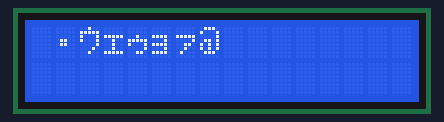
A sketch run on a simulated Arduino Mega 2560, built with avr-gcc and run on an emulated ATmega2560. Shown: 16×2 character LCD. Wiring (inferred from the signals the program sends): character LCD (HD44780): RS pin 60; R/W pin 63; E pin 64; data pin 54, pin 55, pin 56, pin 57, pin 58, pin 59, pin 61, pin 62. What the sketch prints to the serial monitor is not drawn.

Above: at 6.6 s.
At 8.6 s:
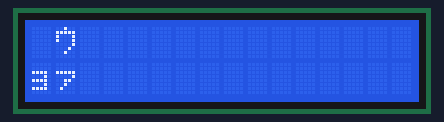

The sketch:

Test_Screen.ino
```cpp
/*
  Author: Ellis Hobby
  Info:
    > Tests different LCD functions
    > draws zig zag start pattern
    > tests EOL handling
    > simulates clock/fan info display
*/

#include "screen.h"


LCD lcd;

void setup() {

  Serial.begin(9600);
  _delay_ms(100);

  Serial.println("LCD Test.....");
  Serial.println("Printing test lines");
  _delay_ms(1000);

  lcd.init();
}

void loop() {

  drawZigZag();
  testEOL();
  testStringFormat();
}


void drawZigZag(void) {

  for(uint8_t i=0; i < END_LINE_ONE; i=i+2) {

    lcd.gotoPosition(i);
    lcd.write("*");
    _delay_ms(200);

    lcd.gotoPosition(i+17);
    lcd.write("*");
    _delay_ms(200);
  }

  _delay_ms(2000);
  lcd.clear();
  lcd.home();
}


void testEOL(void) {

  lcd.write("Testing\nEOL");
  _delay_ms(2000);
  lcd.clear();
  lcd.home();

  lcd.write("Is it\nworking???");
  _delay_ms(2000);
  lcd.clear();
  lcd.home();
}


void testStringFormat(void) {

  char buffer[50];
  char sec_buff[3];
  char min_buff[3];
  char hr_buff[3];

  uint8_t min = 8;
  uint8_t hr  = 7;
  const char* dir = "CW ";
  const char* speed = "MAX";

  for(uint8_t sec=0; sec < 60; sec++) {

    if (sec < 10) {
      sprintf(sec_buff, "0%u", sec);
    }
    else {
      sprintf(sec_buff, "%u", sec);
    }
    if (min < 10) {
      sprintf(min_buff, "0%u", min);
    }
    else {
      sprintf(min_buff, "%u", min);
    }
    if (hr < 10) {
      sprintf(hr_buff, "0%u", hr);
    }
    else {
      sprintf(hr_buff, "%u", hr);
    }

    sprintf(buffer, "%s:%s:%s", hr_buff, min_buff, sec_buff);
    lcd.gotoLineOne();
    lcd.write(buffer);

    sprintf(buffer, "R:%s", dir);
    lcd.gotoPosition(END_LINE_ONE - strlen(buffer) + 1);
    lcd.write(buffer);

    sprintf(buffer, "S:%s", speed);
    lcd.gotoPosition(END_LINE_TWO - strlen(buffer) + 1);
    lcd.write(buffer);

    _delay_ms(1000);
  }
  _delay_ms(1000);
  lcd.clear();
  lcd.home();
}
```

screen.cpp
```cpp
/*
  Author: Ellis Hobby
  Info:
    > LCD class definitions
*/
#include "screen.h"


void LCD::init(void) {

  // set data port, 8-bit
  DATA_DDR  = 0xFF;
  DATA_PORT =  0;

  // set register select
  RS_DDR  |= (1 << RS_BIT);
  RS_PORT &= ~(1 << RS_BIT);

  // set enable ouput
  EN_DDR  |= (1 << EN_BIT);
  EN_PORT &= ~(1 << EN_BIT);

  // set r/w ouput
  RW_DDR  |= (1 << RW_BIT);
  RW_PORT &= ~(1 << RW_BIT);

  // warm up
  _delay_ms(100);

  clear();
  home();
  entryIncrement();
  cursorOff();
  blinkOff();
  screenOn();
  formatTwoLine();
  fontSize5x8();
}


/*-----------------------------

      writing instructions

-----------------------------*/
void LCD::_command(uint8_t data) {

  // register select low to send instruction
  RS_PORT &= ~(1 << RS_BIT);

  // set data pins, strobe enable
  DATA_PORT = data;
  EN_PORT |= (1 << EN_BIT);
  EN_PORT &= ~(1 << EN_BIT);
  _delay_ms(2);

  // register select high for normal writes
  RS_PORT |= (1 << RS_BIT);
}


/*-----------------------------

      clear screen instruction

-----------------------------*/
void LCD::clear(void) {
  _command(LCD_CLEAR);
}


/*-----------------------------

      go home instruction

-----------------------------*/
void LCD::home(void) {
  _ddram.address = START_LINE_ONE;
  _command(LCD_HOME);
}


/*-----------------------------

      entry control

  -----------------------------*/
void LCD::entryIncrement(void) {
  _entry.increment = INCREMENT;
  _command(_entry.instruction);
}

void LCD::entryDecrement(void) {
  _entry.increment = DECREMENT;
  _command(_entry.instruction);
}

void LCD::entryShiftOn(void) {
  _entry.shift = SHIFT_ON;
  _command(_entry.instruction);
}

void LCD::entryShiftOff(void) {
  _entry.shift = SHIFT_OFF;
  _command(_entry.instruction);
}


/*-----------------------------

      display control

  -----------------------------*/
void LCD::cursorOn(void) {
  _display.cursor = CURSOR_ON;
  _command(_display.instruction);
}

void LCD::cursorOff(void) {
  _display.cursor = CURSOR_OFF;
  _command(_display.instruction);
}

void LCD::blinkOn(void) {
  _display.blink = BLINK_ON;
  _command(_display.instruction);
}

void LCD::blinkOff(void) {
  _display.cursor = BLINK_OFF;
  _command(_display.instruction);
}

void LCD::screenOn(void) {
  _display.screen = SCREEN_ON;
  _command(_display.instruction);
}

void LCD::screenOff(void) {
  _display.screen = SCREEN_OFF;
  _command(_display.instruction);
}


/*-----------------------------

      shift control

  -----------------------------*/
void LCD::cursorRight(void) {
  _shifter.direction = SHIFT_RIGHT;
  _shifter.select = SHIFT_CURSOR;
  _command(_shifter.instruction);
}

void LCD::cursorLeft(void) {
  _shifter.direction = SHIFT_LEFT;
  _shifter.select = SHIFT_CURSOR;
  _command(_shifter.instruction);
}

void LCD::moveRight(void) {
  _shifter.direction = SHIFT_RIGHT;
  _shifter.select = SHIFT_SCREEN;
  _command(_shifter.instruction);
}

void LCD::moveLeft(void) {
  _shifter.direction = SHIFT_LEFT;
  _shifter.select = SHIFT_SCREEN;
  _command(_shifter.instruction);
}


/*-----------------------------

      format control

  -----------------------------*/
void LCD::formatOneLine(void) {
  _format.lines = ONE_LINE;
  _command(_format.instruction);
}

void LCD::formatTwoLine(void) {
  _format.lines = TWO_LINE;
  _command(_format.instruction);
}

void LCD::fontSize5x8(void) {
  _format.font = FONT_5X8;
  _command(_format.instruction);
}

void LCD::fontSize5x10(void) {
  _format.font = FONT_5X10;
  _command(_format.instruction);
}


/*-----------------------------

      ddram control

  -----------------------------*/
void LCD::gotoPosition(uint8_t pos) {
  if (pos > END_LINE_ONE) {
    pos = (pos - END_LINE_ONE) + DDRAM_START_LINE_TWO - 1;
  }
  _ddram.address = pos;
  _command(_ddram.instruction);

}
void LCD::gotoLineOne(void) {
  gotoPosition(START_LINE_ONE);
}
void LCD::gotoLineTwo(void) {
  gotoPosition(START_LINE_TWO);
}


/*-----------------------------

      LCD write functions

  -----------------------------*/
void LCD::_write(uint8_t data) {

  // wrap lines when going off screen
  if ((_ddram.address > DDRAM_END_LINE_ONE) && (_ddram.address < DDRAM_START_LINE_TWO)) {
    gotoLineTwo();
    _ddram.address--;   // helps track properly, we increment one at end
  }
  else if ((_ddram.address > DDRAM_END_LINE_TWO)) {
    gotoLineOne();
    _ddram.address--;   // helps track properly, we increment one at end
  }

  // handle new line character "\n"
  if ((data == EOL_ASCII) && (_ddram.address < END_LINE_ONE)) {
    gotoLineTwo();
    return;
  }
  else if ((data == EOL_ASCII) && (_ddram.address > END_LINE_ONE)) {
    clear();
    gotoLineOne();
    return;
  }

  // set data pins, strobe enable
  DATA_PORT = data;
  EN_PORT |= (1 << EN_BIT);

  EN_PORT &= ~(1 << EN_BIT);
  _delay_ms(2);


  _ddram.address++;
}


void LCD::write(int data) {
  _buffer = data;
  _write(_buffer);
}


void LCD::write(uint8_t data) {
  _buffer = data;
  _write(_buffer);
}


void LCD::write(const char* data) {

  while (*data) {

    _buffer = *data;

    // handle string termination
    if (_buffer == NULL_ASCII) {
      return;
    }

    _write(_buffer);
    *data++;
  }
}
```

screen.h
```cpp
/*
  Author: Ellis Hobby
  Info:
    > LCD initialized to 8-bit data communication
    > Data control DB0-DB1 connected to PORTF
    > RS pin connected to PK0
    > RW pin connected to PK1
    > EN pin connected to PK2
    > Includes LCD control command methods
    > write function overload for int, char, const char*
    > handles EOL and NULL characters for fomatting
*/

#ifndef SCREEN_H_
#define SCREEN_H_

#include "avr/io.h"
#include "util/delay.h"
#include "screen_instruction.h"

#define DATA_PORT   PORTF
#define DATA_DDR    DDRF

#define RS_PORT     PORTK
#define RS_DDR      DDRK
#define RS_BIT      PK0

#define RW_PORT     PORTK
#define RW_DDR      DDRK
#define RW_BIT      PK1

#define EN_PORT     PORTK
#define EN_DDR      DDRK
#define EN_BIT      PK2

#define EOL_ASCII   0x0A
#define NULL_ASCII  0x00

class LCD {

  private:

    Entry   _entry;
    Display _display;
    Shifter _shifter;
    Format  _format;
    CGRAM   _cgram;
    DDRAM   _ddram;

    uint8_t _buffer;

    void _command(uint8_t data);
    void _write(uint8_t data);


  public:
    void init(void);

    void clear(void);
    void home(void);
    void reset(void);

    void entryIncrement(void);
    void entryDecrement(void);
    void entryShiftOn(void);
    void entryShiftOff(void);

    void cursorOn(void);
    void cursorOff(void);
    void blinkOn(void);
    void blinkOff(void);
    void screenOn(void);
    void screenOff(void);

    void cursorRight(void);
    void cursorLeft(void);
    void moveRight(void);
    void moveLeft(void);

    void formatOneLine(void);
    void formatTwoLine(void);
    void fontSize5x8(void);
    void fontSize5x10(void);

    void gotoPosition(uint8_t pos);
    void gotoLineOne(void);
    void gotoLineTwo(void);

    void write(int data);
    void write(uint8_t data);
    void write(const char* data);
};

#endif
```

screen_instruction.h
```cpp
/*
  Author: Ellis Hobby
  Info:
    > defines bit-fields for accessing HD44780U registers
    > enables easier tracking of reg states for control
*/

#ifndef LCD_INSTRUCTION_H_
#define LCD_INSTRUCTION_H_


#include "stdint.h"

#define LCD_CLEAR           0x01
#define LCD_HOME            0x02


/*
    entry mode instructions
*/
#define DECREMENT   0
#define INCREMENT   1
#define SHIFT_OFF   0
#define SHIFT_ON    1

typedef union _entry_mode {
    struct {
      uint8_t shift       : 1;
      uint8_t increment   : 1;
      const uint8_t id_   : 1;
      const uint8_t pad_  : 5;
    };
    uint8_t instruction;
    _entry_mode() : shift(0), increment(1), id_(1), pad_(0) {};
} Entry;


/*
    display control instructions
*/
#define SCREEN_OFF 0
#define SCREEN_ON  1
#define CURSOR_OFF  0
#define CURSOR_ON   1
#define BLINK_OFF   0
#define BLINK_ON    1

typedef union _display_control {
    struct {
      uint8_t blink       : 1;
      uint8_t cursor      : 1;
      uint8_t screen      : 1;
      const uint8_t id_   : 1;
      const uint8_t pad_  : 4;
    };
    uint8_t instruction;
    _display_control() : blink(0), cursor(0), screen(0), id_(1), pad_(0) {};
} Display;


/*
    shift control instructions
*/
#define SHIFT_LEFT    0
#define SHIFT_RIGHT   1
#define SHIFT_CURSOR  0
#define SHIFT_SCREEN  1

typedef union _shift_control {
    struct {
      const uint8_t dontcare_  : 2;
      uint8_t direction         : 1;
      uint8_t select            : 1;
      const uint8_t id_         : 1;
      const uint8_t pad_        : 3;
    };
    uint8_t instruction;
    _shift_control() : dontcare_(0), direction(0), select(0), id_(1), pad_(0) {};
} Shifter;


/*
    functionality set instructions
*/
#define DATA_4BIT   0
#define DATA_8BIT   1
#define ONE_LINE    0
#define TWO_LINE    1
#define FONT_5X8    0
#define FONT_5X10   1

typedef union _functionality {
    struct {
      const uint8_t dontcare_  : 2;
      uint8_t font              : 1;
      uint8_t lines             : 1;
      uint8_t data_len          : 1;
      const uint8_t id_         : 1;
      const uint8_t pad_        : 2;
    };
    uint8_t instruction;
    _functionality() : dontcare_(0), font(0), lines(0), data_len(1), id_(1), pad_(0) {};
} Format;


/*
    CGRAM access instructions
*/
typedef union _cgram_addr {
    struct {
      uint8_t address     : 6;
      const uint8_t id_   : 1;
      const uint8_t pad_  : 1;
    };
    uint8_t instruction;
    _cgram_addr() : address(0), id_(1), pad_(0) {};
} CGRAM;


/*
    DDRAM access instructions
*/
#define START_LINE_ONE  0
#define END_LINE_ONE    15
#define START_LINE_TWO  16
#define END_LINE_TWO    31
#define MAX_CHARS       31
#define DDRAM_START_LINE_ONE  0x00
#define DDRAM_END_LINE_ONE    0x0F
#define DDRAM_START_LINE_TWO  0x40
#define DDRAM_END_LINE_TWO    0x4F
typedef union _ddram_addr {
    struct {
      uint8_t address     : 7;
      const uint8_t id_   : 1;
    };
    uint8_t instruction;
    _ddram_addr() : address(0), id_(1) {};
} DDRAM;


#endif
```

Measured:
- what the display in image 0 shows lasts 2.0 s, from 6.5 s to 8.5 s
